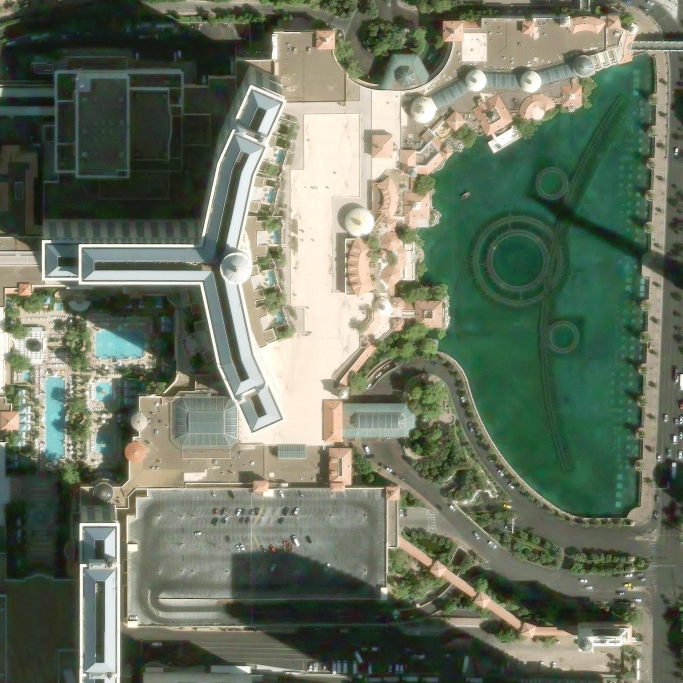
#> input picture data/hi_core.jpg, 2048 x 2048 px (shown at 1/3 size); its folder holds 8 pictures in this run
$ python ground_tex.py
#> lines starting #> are read from the running program, lines starting #| are printed output that depends on the picture
"""Orthophoto -> ground albedo. Lifts cast shadows (they would double with rendered shadows).
Outputs data/ground_core.jpg (456 m) and data/ground_wide.jpg (760 m)."""
import numpy as np
from PIL import Image, ImageFilter
import os
here = os.path.join(os.path.dirname(__file__), '..', 'data')


def lift(src, dst, blur):
#> called with src = 'hi_core.jpg', dst = 'ground_core.jpg', blur = 6
    im = Image.open(f'{here}/{src}').convert('RGB')
#> im is the input picture: PIL image 2048x2048 RGB; mean R, G, B 106, 115.5, 97.3
    a = np.asarray(im).astype(np.float32) / 255
    lin = a ** 2.2
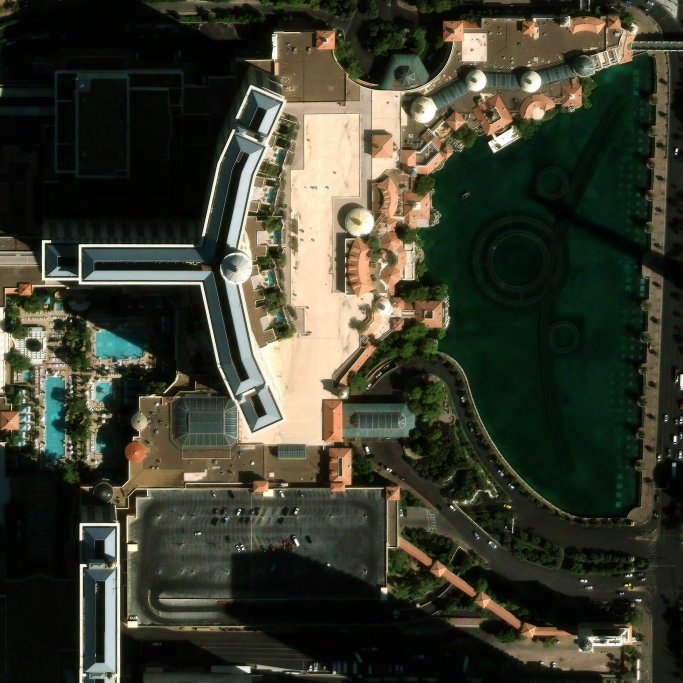
#> lin: shape (2048, 2048, 3) float32 (shown at 1/3 size); mean R, G, B 0.23, 0.239, 0.181
    L = lin.mean(-1)
    Lb = np.asarray(Image.fromarray((np.clip(L, 0, 1) * 255).astype(np.uint8)).filter(ImageFilter.GaussianBlur(blur))).astype(np.float32) / 255
    ref = np.asarray(Image.fromarray((np.clip(L, 0, 1) * 255).astype(np.uint8)).filter(ImageFilter.GaussianBlur(blur * 6))).astype(np.float32) / 255
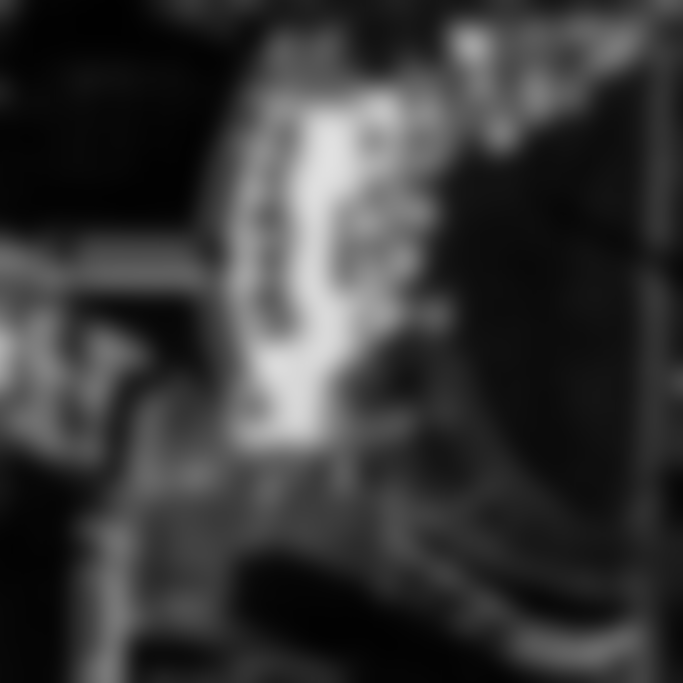
#> ref: shape (2048, 2048) float32 (shown at 1/3 size); min 0.00392, max 0.882, mean 0.216
    sh = np.clip((ref * .55 - Lb) / (ref * .45 + 1e-3), 0, 1)          # 1 where darker than surroundings
    gain = 1 + sh * np.clip(ref / (Lb + 1e-3) - 1, 0, 3.5)
    out = np.clip(lin * gain[..., None], 0, 1)
    out = out ** (1 / 2.2)
    Image.fromarray((out * 255).astype(np.uint8)).save(f'{here}/{dst}', quality=92)


lift('hi_core.jpg', 'ground_core.jpg', 6)
lift('sat.jpg', 'ground_wide.jpg', 4)
#> call 2 of lift, with src = 'sat.jpg', dst = 'ground_wide.jpg', blur = 4
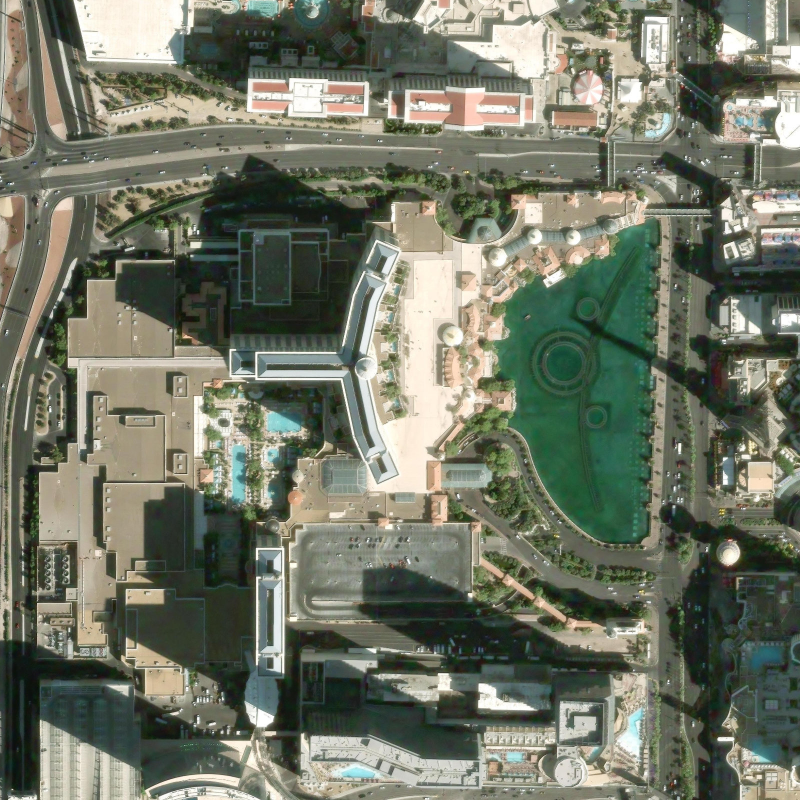
#> input picture data/sat.jpg, 1600 x 1600 px (shown at 1/2 size)
#> in lift, im is the input picture: PIL image 1600x1600 RGB; mean R, G, B 112.2, 116.9, 100.9
#> in lift (call 2), `Lb = np.asarray(Image.fromarray((np.clip(L, 0, 1) * 255).astype(np.uin..`:
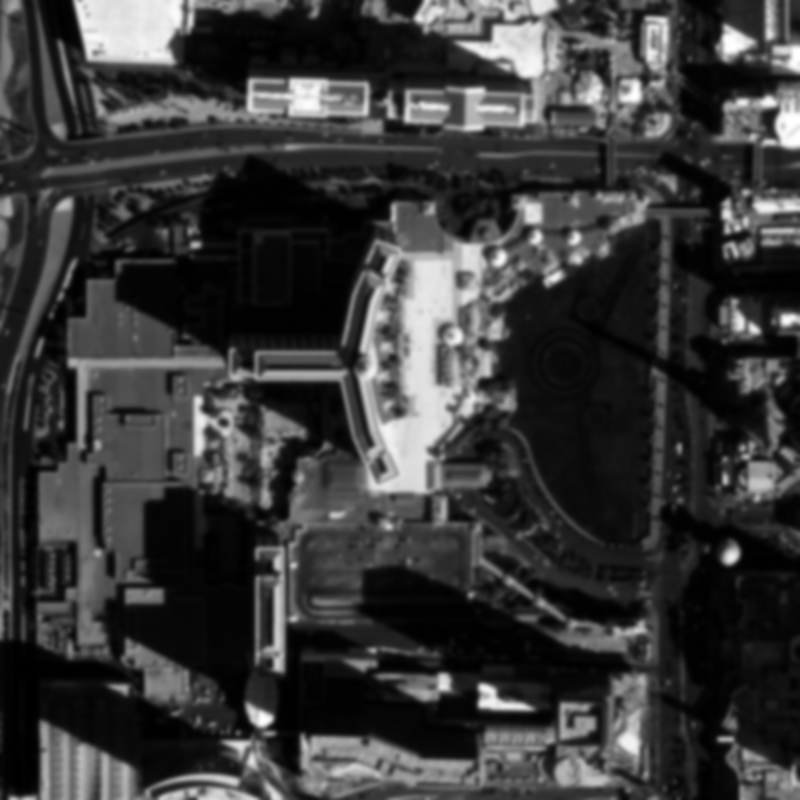
#> Lb: shape (1600, 1600) float32 (shown at 1/2 size); min 0, max 1, mean 0.225
#> in lift (call 2), `ref = np.asarray(Image.fromarray((np.clip(L, 0, 1) * 255).astype(np.ui..`:
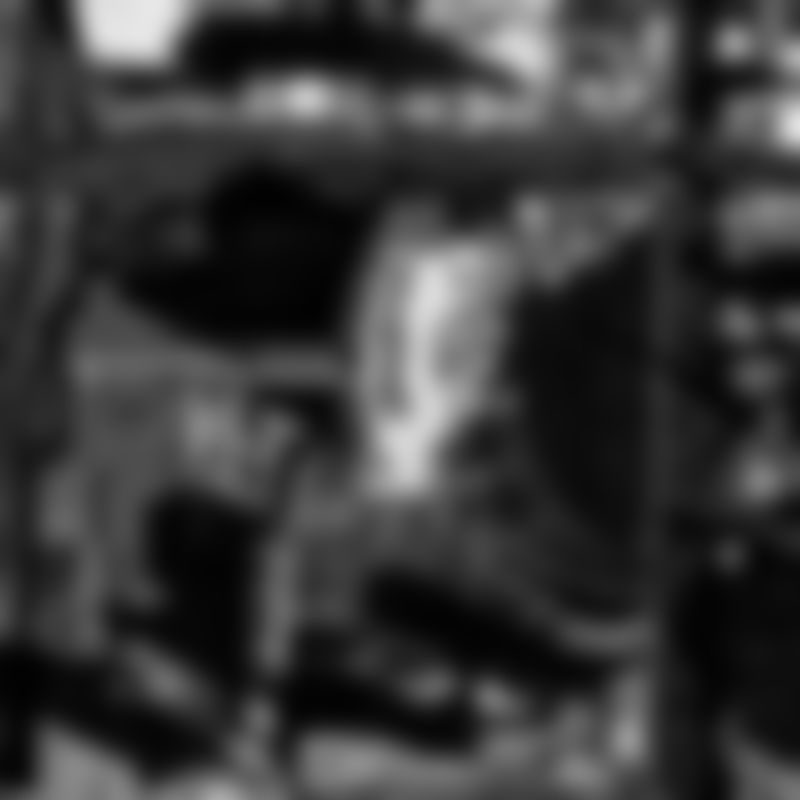
#> ref: shape (1600, 1600) float32 (shown at 1/2 size); min 0.00392, max 0.906, mean 0.225
#> in lift (call 2), `gain = 1 + sh * np.clip(ref / (Lb + 1e-3) - 1, 0, 3.5)`:
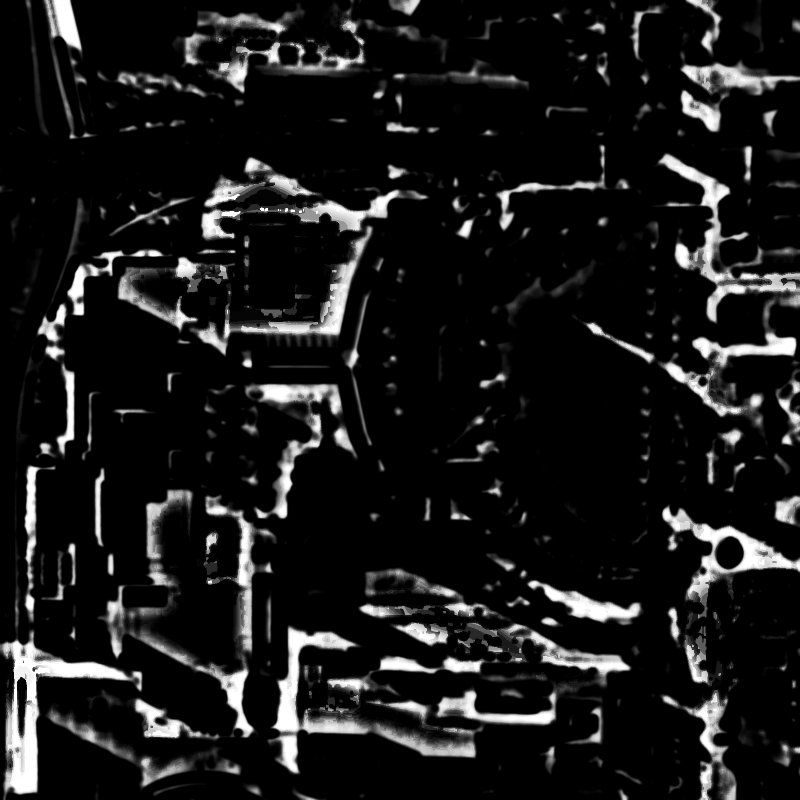
#> gain: shape (1600, 1600) float32 (shown at 1/2 size); min 1, max 4.5, mean 1.36; drawn with min black and max white
#> in lift (call 2), `out = out ** (1 / 2.2)`:
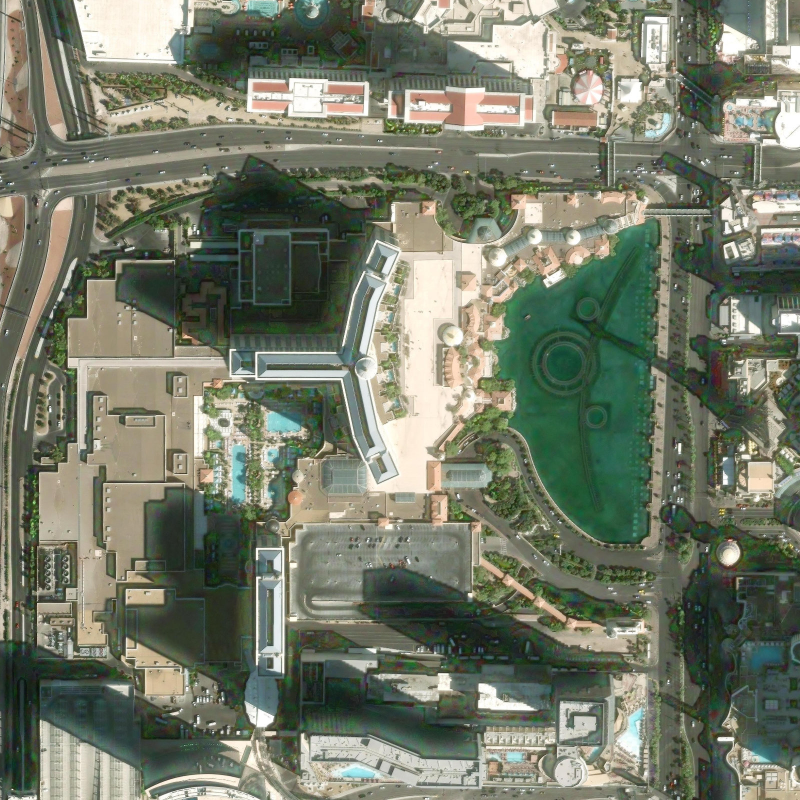
#> out: shape (1600, 1600, 3) float32 (shown at 1/2 size); mean R, G, B 0.458, 0.48, 0.412
print('ok')
